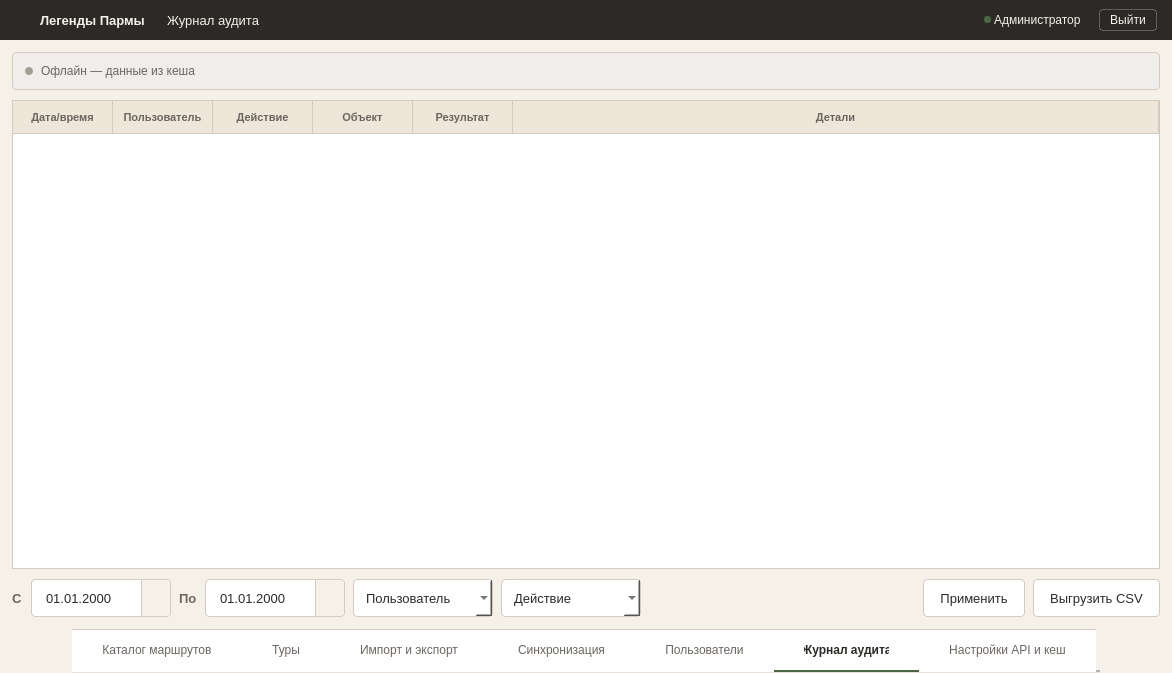
<?xml version="1.0" encoding="UTF-8"?>
<ui version="4.0">
 <class>MainWindow</class>
 <widget class="QMainWindow" name="MainWindow">
  <property name="geometry">
   <rect>
    <x>0</x>
    <y>0</y>
    <width>1172</width>
    <height>673</height>
   </rect>
  </property>
  <property name="windowTitle">
   <string>AuditLog_Window</string>
  </property>
  <property name="styleSheet">
   <string notr="true">#centralwidget { background-color: #F5F0E8; }
#headerFrame { background-color: #2C2A26; border: none; }
#headerFrame QLabel { color: #F5F0E8; }
#logout_btn { background-color: transparent; color: #F5F0E8; border: 1px solid rgba(255, 255, 255, 0.25); padding: 3px 10px; font-size: 12px; border-radius: 4px; }
#logout_btn:hover { background-color: rgba(255, 255, 255, 0.08); border: 1px solid rgba(255, 255, 255, 0.4); }
#logout_btn:pressed { background-color: rgba(255, 255, 255, 0.12); border: 1px solid rgba(255, 255, 255, 0.5); }

#contentFrame { background-color: #F5F0E8; }

QTableWidget { background-color: #FFFFFF; border: 1px solid #D4CBBE; outline: none; gridline-color: transparent; }
QHeaderView::section { background-color: #EDE6D9; color: #6B6560; font-size: 11px; font-weight: 600; border: none; border-bottom: 1px solid #D4CBBE; border-right: 1px solid #D4CBBE; padding: 7px 10px; text-align: left; }
QTableWidget::item { border-bottom: 1px solid #D4CBBE; padding: 7px 10px; color: #2C2A26; font-size: 12px; }
QTableWidget::item:hover { background-color: #EDE6D9; }
QTableWidget::item:selected { background-color: #E8EDE4; color: #2C2A26; }

#filterFrame { background-color: transparent; }
#filterFrame QLabel { font-size: 13px; font-weight: 500; color: #6B6560; }

QDateEdit, QComboBox {
    padding: 8px 12px; font-size: 13px; border-radius: 4px; border: 1px solid #D4CBBE; background-color: #FFFFFF; color: #2C2A26; min-height: 20px;
}
QDateEdit::drop-down { subcontrol-origin: padding; subcontrol-position: top right; width: 28px; border-left: 1px solid #D4CBBE; background-color: #F5F0E8; border-top-right-radius: 4px; border-bottom-right-radius: 4px; }
QDateEdit:hover, QComboBox:hover { border: 1px solid #B8AE9E; }
QDateEdit:focus, QComboBox:focus { border: 1px solid #4A6741; }
QDateEdit[error="true"], QComboBox[error="true"] { border: 1px solid #B54A3A; }
QDateEdit:disabled, QComboBox:disabled { border: 1px dashed #D4CBBE; color: #A39E94; background-color: #F5F0E8; }
QComboBox QAbstractItemView { background-color: #FFFFFF; border: 1px solid #D4CBBE; selection-background-color: #E8EDE4; selection-color: #2C2A26; }
QComboBox QAbstractItemView::item:hover { background-color: #EDE6D9; }

#btn_apply, #btn_export {
    padding: 8px 16px; font-size: 13px; border-radius: 4px; background-color: #FFFFFF; color: #2C2A26; border: 1px solid #D4CBBE; min-height: 20px;
}
#btn_apply:hover, #btn_export:hover { border: 1px solid #4A6741; background-color: #F5F0E8; }
#btn_apply:pressed, #btn_export:pressed { background-color: #EDE6D9; }
#btn_apply:disabled, #btn_export:disabled { background-color: #FFFFFF; color: #A39E94; border: 1px solid #E5DFD4; }
#btn_apply:focus, #btn_export:focus { border: 1px dashed #4A6741; }

#offlineBanner { background-color: #F0EEEA; border: 1px solid #D4CBBE; border-radius: 4px; }
#offlineBanner QLabel { font-size: 12px; color: #6B6560; }
#offlineDot { background-color: #A39E94; border-radius: 4px; min-width: 8px; max-width: 8px; min-height: 8px; max-height: 8px; }

#lblLoadingTitle { font-size: 14px; color: #6B6560; }
#lblLoadingSub { font-size: 12px; color: #A39E94; }
#lblEmptyTitle { font-size: 14px; color: #6B6560; }
#lblEmptySub { font-size: 12px; color: #A39E94; }
#errorFrame { background-color: #FFFFFF; border: 1px solid #B54A3A; border-radius: 4px; }
#errorFrame QLabel { font-size: 14px; color: #B54A3A; }
#btnRetry { background-color: #FFFFFF; color: #2C2A26; border: 1px solid #D4CBBE; border-radius: 4px; padding: 6px 16px; font-size: 12px; }
#btnRetry:hover { border: 1px solid #4A6741; background-color: #F5F0E8; }

QTabWidget::panel { border: none; background-color: #FFFFFF; }
QTabBar { background-color: #FFFFFF; border: none; }
QTabBar::tab { height: 40px; background-color: #FFFFFF; color: #6B6560; font-size: 12px; font-weight: normal; padding: 0px 30px; border: none; border-bottom: 2px solid transparent; border-top: 1px solid #D4CBBE; text-align: center; }
QTabBar::tab:hover { color: #2C2A26; }
QTabBar::tab:selected { color: #2C2A26; font-weight: 600; border-bottom: 2px solid #4A6741; }</string>
  </property>
  <widget class="QWidget" name="centralwidget">
   <layout class="QVBoxLayout" name="verticalLayout">
    <property name="spacing"><number>0</number></property>
    <property name="leftMargin"><number>0</number></property>
    <property name="topMargin"><number>0</number></property>
    <property name="rightMargin"><number>0</number></property>
    <property name="bottomMargin"><number>0</number></property>
    
    <item>
     <widget class="QFrame" name="headerFrame">
      <property name="minimumSize"><size><width>0</width><height>40</height></size></property>
      <property name="maximumSize"><size><width>16777215</width><height>40</height></size></property>
      <layout class="QHBoxLayout" name="horizontalLayout">
       <property name="spacing"><number>0</number></property>
       <property name="leftMargin"><number>15</number></property>
       <property name="topMargin"><number>0</number></property>
       <property name="rightMargin"><number>15</number></property>
       <property name="bottomMargin"><number>0</number></property>
       <item>
        <widget class="QPushButton" name="logo">
         <property name="minimumSize"><size><width>22</width><height>22</height></size></property>
         <property name="maximumSize"><size><width>22</width><height>22</height></size></property>
         <property name="styleSheet"><string notr="true">QPushButton { background: transparent; margin-right: 12px; border: none; }</string></property>
         <property name="text"><string/></property>
         <property name="icon">
          <iconset resource="../qrc/login_res.qrc">
           <normaloff>:/login/icons/logo.png</normaloff>:/login/icons/logo.png</iconset>
         </property>
         <property name="iconSize"><size><width>18</width><height>18</height></size></property>
        </widget>
       </item>
       <item>
        <widget class="QLabel" name="name">
         <property name="styleSheet"><string notr="true">font-size: 13px; font-weight: bold; margin-right: 15px;</string></property>
         <property name="text"><string>Легенды Пармы</string></property>
        </widget>
       </item>
       <item>
        <widget class="QLabel" name="name_chart">
         <property name="styleSheet"><string notr="true">font-size: 13px; margin-right: 10px;</string></property>
         <property name="text"><string>Журнал аудита</string></property>
        </widget>
       </item>
       <item>
        <spacer name="horizontalSpacer">
         <property name="orientation"><enum>Qt::Orientation::Horizontal</enum></property>
         <property name="sizeHint" stdset="0"><size><width>40</width><height>20</height></size></property>
        </spacer>
       </item>
       <item>
        <widget class="QLabel" name="status_lb">
         <property name="minimumSize"><size><width>7</width><height>7</height></size></property>
         <property name="maximumSize"><size><width>7</width><height>7</height></size></property>
         <property name="styleSheet"><string notr="true">background-color: #4A6741; border-radius: 3px; border: none;</string></property>
         <property name="text"><string/></property>
        </widget>
       </item>
       <item>
        <widget class="QLabel" name="role_lb">
         <property name="styleSheet"><string notr="true">font-size: 12px; margin-right: 15px;</string></property>
         <property name="text"><string>Администратор</string></property>
        </widget>
       </item>
       <item>
        <widget class="QPushButton" name="logout_btn">
         <property name="cursor"><cursorShape>PointingHandCursor</cursorShape></property>
         <property name="text"><string>Выйти</string></property>
        </widget>
       </item>
      </layout>
     </widget>
    </item>

    <item>
     <widget class="QFrame" name="contentFrame">
      <layout class="QVBoxLayout" name="contentLayout">
       <property name="spacing"><number>10</number></property>
       <property name="leftMargin"><number>12</number></property>
       <property name="topMargin"><number>12</number></property>
       <property name="rightMargin"><number>12</number></property>
       <property name="bottomMargin"><number>12</number></property>
       
       <item>
        <widget class="QFrame" name="offlineBanner">
         <property name="visible"><bool>false</bool></property>
         <layout class="QHBoxLayout" name="offlineLayout">
          <property name="spacing"><number>8</number></property>
          <property name="leftMargin"><number>12</number></property>
          <property name="topMargin"><number>8</number></property>
          <property name="rightMargin"><number>12</number></property>
          <property name="bottomMargin"><number>8</number></property>
          <item>
           <widget class="QLabel" name="offlineDot">
            <property name="text"><string/></property>
           </widget>
          </item>
          <item>
           <widget class="QLabel" name="lbl_offline">
            <property name="text"><string>Офлайн — данные из кеша</string></property>
           </widget>
          </item>
          <item>
           <spacer name="offlineSpacer">
            <property name="orientation"><enum>Qt::Orientation::Horizontal</enum></property>
            <property name="sizeHint" stdset="0"><size><width>40</width><height>20</height></size></property>
           </spacer>
          </item>
         </layout>
        </widget>
       </item>
       
       <item>
        <widget class="QStackedWidget" name="stateStack">
         <property name="currentIndex"><number>0</number></property>
         
         <widget class="QWidget" name="pageNormal">
          <layout class="QVBoxLayout" name="normalLayout">
           <property name="leftMargin"><number>0</number></property>
           <property name="topMargin"><number>0</number></property>
           <property name="rightMargin"><number>0</number></property>
           <property name="bottomMargin"><number>0</number></property>
           <item>
            <widget class="QTableWidget" name="auditTable">
             <property name="frameShape"><enum>QFrame::Shape::NoFrame</enum></property>
             <property name="showGrid"><bool>false</bool></property>
             <property name="selectionBehavior"><enum>QAbstractItemView::SelectionBehavior::SelectRows</enum></property>
             <property name="selectionMode"><enum>QAbstractItemView::SelectionMode::SingleSelection</enum></property>
             <attribute name="horizontalHeaderStretchLastSection"><bool>true</bool></attribute>
             <column><property name="text"><string>Дата/время</string></property></column>
             <column><property name="text"><string>Пользователь</string></property></column>
             <column><property name="text"><string>Действие</string></property></column>
             <column><property name="text"><string>Объект</string></property></column>
             <column><property name="text"><string>Результат</string></property></column>
             <column><property name="text"><string>Детали</string></property></column>
             
             <item row="0" column="0"><property name="text"><string>12.05.2024 14:30:00</string></property></item>
             <item row="0" column="1"><property name="text"><string>admin</string></property></item>
             <item row="0" column="2"><property name="text"><string>Вход в систему</string></property></item>
             <item row="0" column="3"><property name="text"><string>—</string></property></item>
             <item row="0" column="4"><property name="text"><string>&lt;html&gt;&lt;head/&gt;&lt;body&gt;&lt;p&gt;&lt;span style=" color:#4A6741;"&gt;Успех&lt;/span&gt;&lt;/p&gt;&lt;/body&gt;&lt;/html&gt;</string></property></item>
             <item row="0" column="5"><property name="text"><string>IP: 192.168.1.1</string></property></item>
             
             <item row="1" column="0"><property name="text"><string>12.05.2024 14:35:12</string></property></item>
             <item row="1" column="1"><property name="text"><string>admin</string></property></item>
             <item row="1" column="2"><property name="text"><string>Создание маршрута</string></property></item>
             <item row="1" column="3"><property name="text"><string>Маршрут "Лесная тропа"</string></property></item>
             <item row="1" column="4"><property name="text"><string>&lt;html&gt;&lt;head/&gt;&lt;body&gt;&lt;p&gt;&lt;span style=" color:#4A6741;"&gt;Успех&lt;/span&gt;&lt;/p&gt;&lt;/body&gt;&lt;/html&gt;</string></property></item>
             <item row="1" column="5"><property name="text"><string>—</string></property></item>
             
             <item row="2" column="0"><property name="text"><string>12.05.2024 15:00:00</string></property></item>
             <item row="2" column="1"><property name="text"><string>user1</string></property></item>
             <item row="2" column="2"><property name="text"><string>Вход в систему</string></property></item>
             <item row="2" column="3"><property name="text"><string>—</string></property></item>
             <item row="2" column="4"><property name="text"><string>&lt;html&gt;&lt;head/&gt;&lt;body&gt;&lt;p&gt;&lt;span style=" color:#B54A3A;"&gt;Ошибка&lt;/span&gt;&lt;/p&gt;&lt;/body&gt;&lt;/html&gt;</string></property></item>
             <item row="2" column="5"><property name="text"><string>Неверный пароль</string></property></item>
            </widget>
           </item>
          </layout>
         </widget>
         
         <widget class="QWidget" name="pageLoading">
          <layout class="QVBoxLayout" name="loadingLayout">
           <property name="leftMargin"><number>0</number></property>
           <property name="topMargin"><number>0</number></property>
           <property name="rightMargin"><number>0</number></property>
           <property name="bottomMargin"><number>0</number></property>
           <item>
            <spacer name="loadingSpacerTop">
             <property name="orientation"><enum>Qt::Orientation::Vertical</enum></property>
             <property name="sizeHint" stdset="0"><size><width>20</width><height>40</height></size></property>
            </spacer>
           </item>
           <item alignment="Qt::AlignHCenter">
            <widget class="QLabel" name="lblLoadingTitle">
             <property name="text"><string>Загрузка...</string></property>
            </widget>
           </item>
           <item alignment="Qt::AlignHCenter">
            <widget class="QLabel" name="lblLoadingSub">
             <property name="text"><string>Индикатор прогресса</string></property>
            </widget>
           </item>
           <item>
            <spacer name="loadingSpacerBottom">
             <property name="orientation"><enum>Qt::Orientation::Vertical</enum></property>
             <property name="sizeHint" stdset="0"><size><width>20</width><height>40</height></size></property>
            </spacer>
           </item>
          </layout>
         </widget>
         
         <widget class="QWidget" name="pageEmpty">
          <layout class="QVBoxLayout" name="emptyLayout">
           <property name="leftMargin"><number>0</number></property>
           <property name="topMargin"><number>0</number></property>
           <property name="rightMargin"><number>0</number></property>
           <property name="bottomMargin"><number>0</number></property>
           <item>
            <spacer name="emptySpacerTop">
             <property name="orientation"><enum>Qt::Orientation::Vertical</enum></property>
             <property name="sizeHint" stdset="0"><size><width>20</width><height>40</height></size></property>
            </spacer>
           </item>
           <item alignment="Qt::AlignHCenter">
            <widget class="QLabel" name="lblEmptyTitle">
             <property name="text"><string>Ничего не найдено</string></property>
            </widget>
           </item>
           <item alignment="Qt::AlignHCenter">
            <widget class="QLabel" name="lblEmptySub">
             <property name="text"><string>Измените фильтры</string></property>
            </widget>
           </item>
           <item>
            <spacer name="emptySpacerBottom">
             <property name="orientation"><enum>Qt::Orientation::Vertical</enum></property>
             <property name="sizeHint" stdset="0"><size><width>20</width><height>40</height></size></property>
            </spacer>
           </item>
          </layout>
         </widget>
         
         <widget class="QWidget" name="pageError">
          <layout class="QVBoxLayout" name="errorLayout">
           <property name="leftMargin"><number>0</number></property>
           <property name="topMargin"><number>0</number></property>
           <property name="rightMargin"><number>0</number></property>
           <property name="bottomMargin"><number>0</number></property>
           <item>
            <spacer name="errorSpacerTop">
             <property name="orientation"><enum>Qt::Orientation::Vertical</enum></property>
             <property name="sizeHint" stdset="0"><size><width>20</width><height>40</height></size></property>
            </spacer>
           </item>
           <item alignment="Qt::AlignHCenter">
            <widget class="QFrame" name="errorFrame">
             <layout class="QVBoxLayout" name="errorFrameLayout">
              <property name="spacing"><number>12</number></property>
              <property name="leftMargin"><number>24</number></property>
              <property name="topMargin"><number>16</number></property>
              <property name="rightMargin"><number>24</number></property>
              <property name="bottomMargin"><number>16</number></property>
              <item alignment="Qt::AlignHCenter">
               <widget class="QLabel" name="lblErrorMessage">
                <property name="text"><string>Ошибка подключения к БД</string></property>
               </widget>
              </item>
              <item alignment="Qt::AlignHCenter">
               <widget class="QPushButton" name="btnRetry">
                <property name="cursor"><cursorShape>PointingHandCursor</cursorShape></property>
                <property name="text"><string>Повторить</string></property>
               </widget>
              </item>
             </layout>
            </widget>
           </item>
           <item>
            <spacer name="errorSpacerBottom">
             <property name="orientation"><enum>Qt::Orientation::Vertical</enum></property>
             <property name="sizeHint" stdset="0"><size><width>20</width><height>40</height></size></property>
            </spacer>
           </item>
          </layout>
         </widget>
         
        </widget>
       </item>
       
       <item>
        <widget class="QFrame" name="filterFrame">
         <layout class="QHBoxLayout" name="filterLayout">
          <property name="spacing"><number>8</number></property>
          <property name="leftMargin"><number>0</number></property>
          <property name="topMargin"><number>0</number></property>
          <property name="rightMargin"><number>0</number></property>
          <property name="bottomMargin"><number>0</number></property>
          
          <item>
           <widget class="QLabel" name="lblDateFrom">
            <property name="text"><string>С</string></property>
           </widget>
          </item>
          <item>
           <widget class="QDateEdit" name="dateFrom">
            <property name="minimumSize"><size><width>140</width><height>36</height></size></property>
            <property name="calendarPopup"><bool>true</bool></property>
            <property name="displayFormat"><string>dd.MM.yyyy</string></property>
           </widget>
          </item>
          <item>
           <widget class="QLabel" name="lblDateTo">
            <property name="text"><string>По</string></property>
           </widget>
          </item>
          <item>
           <widget class="QDateEdit" name="dateTo">
            <property name="minimumSize"><size><width>140</width><height>36</height></size></property>
            <property name="calendarPopup"><bool>true</bool></property>
            <property name="displayFormat"><string>dd.MM.yyyy</string></property>
           </widget>
          </item>
          <item>
           <widget class="QComboBox" name="comboUser">
            <property name="minimumSize"><size><width>140</width><height>36</height></size></property>
            <item><property name="text"><string>Пользователь</string></property></item>
           </widget>
          </item>
          <item>
           <widget class="QComboBox" name="comboAction">
            <property name="minimumSize"><size><width>140</width><height>36</height></size></property>
            <item><property name="text"><string>Действие</string></property></item>
           </widget>
          </item>
          
          <item>
           <spacer name="filterSpacer">
            <property name="orientation"><enum>Qt::Orientation::Horizontal</enum></property>
            <property name="sizeHint" stdset="0"><size><width>40</width><height>20</height></size></property>
           </spacer>
          </item>
          
          <item>
           <widget class="QPushButton" name="btn_apply">
            <property name="minimumSize"><size><width>0</width><height>36</height></size></property>
            <property name="cursor"><cursorShape>PointingHandCursor</cursorShape></property>
            <property name="text"><string>Применить</string></property>
           </widget>
          </item>
          <item>
           <widget class="QPushButton" name="btn_export">
            <property name="minimumSize"><size><width>0</width><height>36</height></size></property>
            <property name="cursor"><cursorShape>PointingHandCursor</cursorShape></property>
            <property name="text"><string>Выгрузить CSV</string></property>
           </widget>
          </item>
          
         </layout>
        </widget>
       </item>
       
      </layout>
     </widget>
    </item>

    <item alignment="Qt::AlignHCenter">
     <widget class="QTabWidget" name="tabWidget">
      <property name="sizePolicy"><sizepolicy hsizetype="Maximum" vsizetype="Fixed"><horstretch>0</horstretch><verstretch>0</verstretch></sizepolicy></property>
      <property name="minimumSize"><size><width>0</width><height>44</height></size></property>
      <property name="maximumSize"><size><width>16777215</width><height>44</height></size></property>
      <property name="tabPosition"><enum>QTabWidget::TabPosition::North</enum></property>
      <property name="currentIndex"><number>5</number></property>
      <property name="usesScrollButtons"><bool>false</bool></property>
      <property name="tabsClosable"><bool>false</bool></property>
      <property name="drawBase" stdset="0"><bool>false</bool></property>
      <widget class="QWidget" name="tab_8"><attribute name="title"><string>Каталог маршрутов</string></attribute></widget>
      <widget class="QWidget" name="tab_9"><attribute name="title"><string>Туры</string></attribute></widget>
      <widget class="QWidget" name="tab_10"><attribute name="title"><string>Импорт и экспорт</string></attribute></widget>
      <widget class="QWidget" name="tab_11"><attribute name="title"><string>Синхронизация</string></attribute></widget>
      <widget class="QWidget" name="tab_12"><attribute name="title"><string>Пользователи</string></attribute></widget>
      <widget class="QWidget" name="tab_13"><attribute name="title"><string>Журнал аудита</string></attribute></widget>
      <widget class="QWidget" name="tab_14"><attribute name="title"><string>Настройки API и кеш</string></attribute></widget>
     </widget>
    </item>
    
   </layout>
  </widget>
 </widget>
 <resources>
  <include location="../qrc/login_res.qrc"/>
 </resources>
 <connections/>
</ui>
